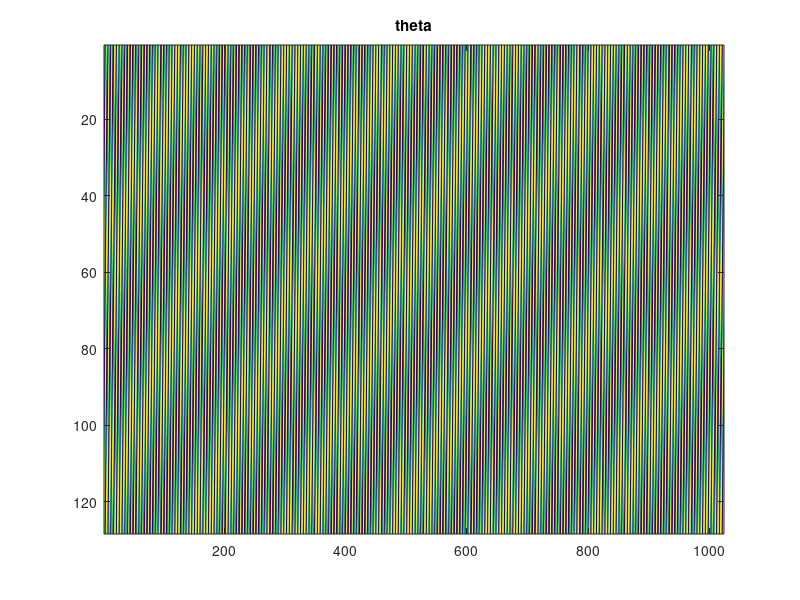
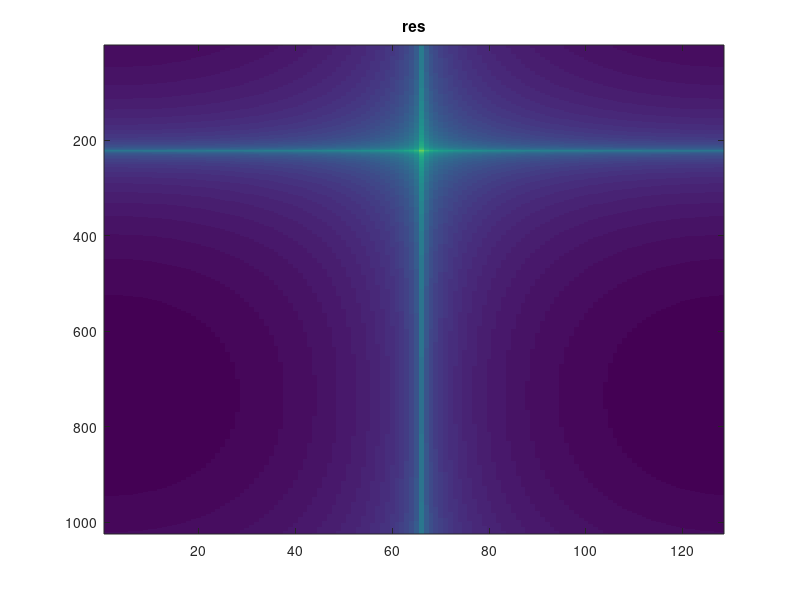

Source code (MATLAB) for these figures, in order:
pkg load communications;


c=3e8;
B=7.5e7;
fc=3e9;
N=128;
M=1024;
T = 0.000390614;

v=2;
R0=1604;

fd=fc*2*v/c;
gam=B/T;
tau0=2*R0/c;

Theta=zeros(N, M);

for n=1:N
    for m=1:M
        Theta(n, m)=-2*pi*fd*n*T+2*pi*(gam*tau0-fd-2*v/c*B*n)*T/M*m;
    end
end


Out=exp(1i*Theta);
Res=fft2(Out);
Resdir=rot90(log10(abs(Res)));

Resplot=[fliplr(Resdir(:, 1:N/2)) fliplr(Resdir(:, N/2+1 : N))];

figure(1);
imagesc(real(Out));
title('theta');
figure(2);
imagesc(Resplot);

title('res');


